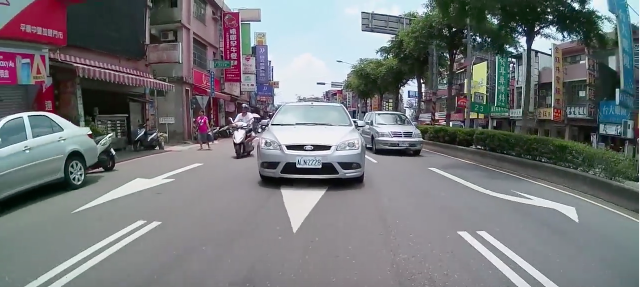
#> input picture focal_length_calculation/50cut.png, 640 x 287 px
$ python dist_est.py   (Python 2 division)   (older library calls are emulated)
#> lines starting #> are read from the running program, lines starting #| are printed output that depends on the picture; after the words box and inside, x2 and y2 are one past the last pixel; in counts of white or black regions, pixels touching at a corner belong together
# -*- coding: utf-8 -*-

import numpy as np
import cv2
from math import pi
print(cv2.__version__)

def hough_line(image):
    gray = cv2.cvtColor(image, cv2.COLOR_BGR2GRAY)
    edges = cv2.Canny(gray, 100, 200)
    lines = cv2.HoughLinesP(edges, 1, pi/2, 2, None, 20, 1);
    edges = cv2.merge((edges, edges, edges))

    for line in lines[0]:
        if(abs(line[0] - line[2]) < 20):
            print line
            pt1 = (line[0],line[1])
            pt2 = (line[2],line[3])
            cv2.line(edges, pt1, pt2, (0,0,255), 3)

    return edges

def find_cars(img):
    cascade_src = 'cars.xml'

    car_cascade = cv2.CascadeClassifier(cascade_src)

    gray = cv2.cvtColor(img, cv2.COLOR_BGR2GRAY)

    cars = car_cascade.detectMultiScale(gray, 1.1, 1)

    return cars

    # [23 lines of commented-out code are left out]


def distance_to_camera(knownWidth, focalLength, perWidth):
    # compute and return the distance from the maker to the camera
    return (knownWidth * focalLength) / perWidth


# initialize the known distance from the camera to the object
KNOWN_DISTANCE = 2.0 # unit: m

# initialize the known object width, which in this case, is the width of a car
KNOWN_WIDTH = 1.8 # unit: m

# initialize the list of images that we'll be using
# IMAGE_PATHS = ["images/2ft.png", "images/3ft.png", "images/4ft.png"]
IMAGE_PATHS = ["50cut.png", "52cut.png"]

# load the first image that contains an object that is KNOWN TO BE 2 feet
# from our camera, then find the paper marker in the image, and initialize
# the focal length
image = cv2.imread(IMAGE_PATHS[0])
#> image is the input picture: shape (287, 640, 3); mean B, G, R 121.5, 119, 116.6
cars = find_cars(image)
#> in find_cars, `gray = cv2.cvtColor(img, cv2.COLOR_BGR2GRAY)`:
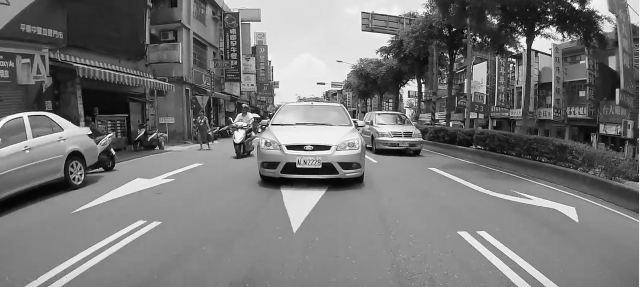
#> gray: shape (287, 640); min 1, max 255, mean 118.5
#> in find_cars, `cars = car_cascade.detectMultiScale(gray, 1.1, 1)`: cars = [[355, 96, 87, 87], [208, 44, 201, 201]]
#> cars = [[355, 96, 87, 87], [208, 44, 201, 201]]
focalLength = (cars[0][2] * KNOWN_DISTANCE) / KNOWN_WIDTH
#> focalLength = 96.67

""" VIDEO """
# [36 lines of commented-out code are left out]


""" IMAGE """
crop_x_start = 150
crop_x_end = 430

# loop over the images
for imagePath in IMAGE_PATHS:
    # load the image, find the marker in the image, then compute the
    # distance to the marker from the camera
    image = cv2.imread(imagePath)
    cars = find_cars(image)
    meters = distance_to_camera(KNOWN_WIDTH, focalLength, cars[0][2])
#> meters = 2

    # draw a bounding box around the image and display it
    # for (x,y,w,h) in cars:
    #     cv2.rectangle(image,(x,y),(x+w,y+h),(0,0,255),2)
    car_x, car_y, car_w, car_h = cars[1]
#> car_x = 208; car_y = 44; car_w = 201; car_h = 201
    car = cars[1]
#> car = [208, 44, 201, 201]
    x = car[0]
#> x = 208
    y = car[1]
#> y = 44
    w = car[2]
#> w = 201
    h = car[3]
#> h = 201
    cv2.rectangle(image,(x,y),(x+w,y+h),(0,0,255),2)
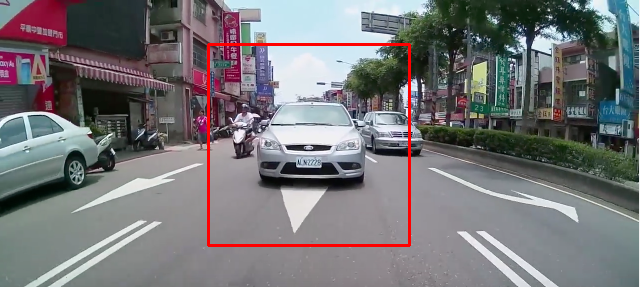
#> image: shape (287, 640, 3); 1.31% of pixels changed, all inside (x1, y1, x2, y2) = (207, 43, 411, 247)

    car_pic = image[y : y + h, x : x + w]
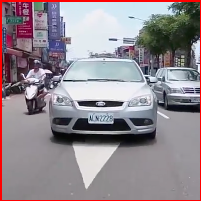
#> car_pic: shape (201, 201, 3); mean B, G, R 143.8, 136.9, 145.7
    sub_img = hough_line(car_pic)
#> in hough_line, `gray = cv2.cvtColor(image, cv2.COLOR_BGR2GRAY)`:
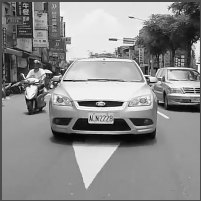
#> gray: shape (201, 201); min 1, max 255, mean 140.3
#> in hough_line, `edges = cv2.Canny(gray, 100, 200)`:
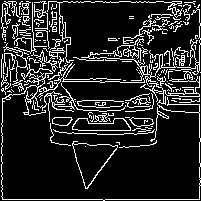
#> edges: shape (201, 201); 15.1% white in thin lines or dots
#> in hough_line, `lines = cv2.HoughLinesP(edges, 1, pi/2, 2, None, 20, 1);`: lines = 20 rows, first 6: [2, 199, 102, 199], [169, 71, 169, 51], [199, 162, 199, 142], [63, 79, 89, 79], [168, 93, 198, 93], [172, 81, 197, 81]
#> in hough_line, `edges = cv2.merge((edges, edges, edges))`: edges: shape (201, 201, 3); 15.1% white in thin lines or dots
#> the loop in hough_line, `for line in lines[0]:` made 1 pass
    image[y : y + h, crop_x_start+car_x : crop_x_start+car_x+car_w] = sub_img
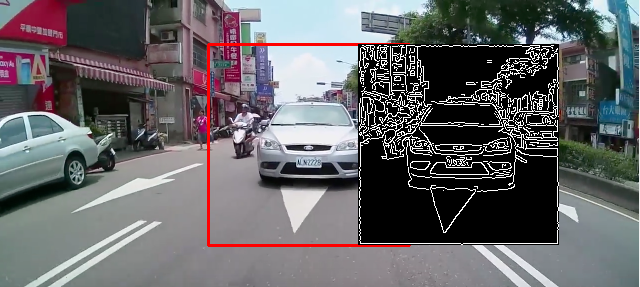
#> image: shape (287, 640, 3); mean B, G, R 103.7, 101.3, 102

    # box = np.int0(cv2.cv.BoxPoints(marker))
    # cv2.drawContours(image, [box], -1, (0, 255, 0), 2)

    # cv2.putText(image, "%.2fm" % meters,
    #     (image.shape[1] - 200, image.shape[0] - 20), cv2.FONT_HERSHEY_SIMPLEX,
    #     2.0, (0, 255, 0), 3)
    cv2.putText(image, "%.2fm" % meters,
        (x, y+h), cv2.FONT_HERSHEY_SIMPLEX,
        0.8, (0, 255, 0), 2)
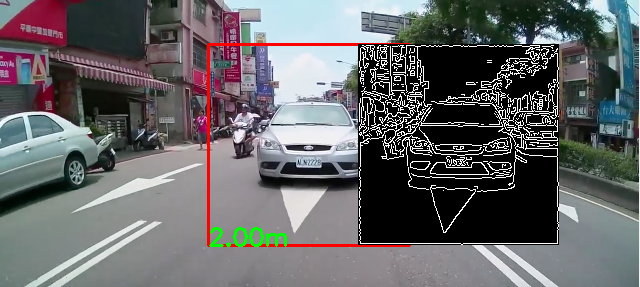
#> image: shape (287, 640, 3); 0.32% of pixels changed, all inside (x1, y1, x2, y2) = (209, 227, 287, 247)

    cv2.imshow("image", sub_img)
    cv2.waitKey(0)
#> pass 2 of the loop `for imagePath in IMAGE_PATHS:`:
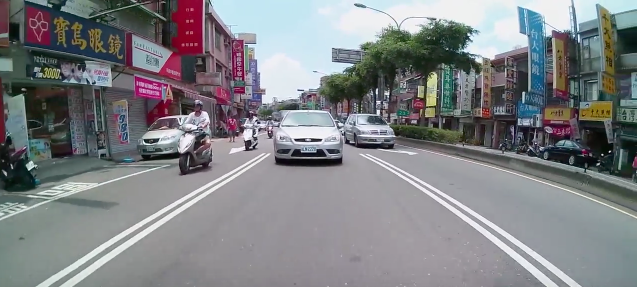
#> input picture focal_length_calculation/52cut.png, 637 x 287 px
#> image is the input picture: shape (287, 637, 3); mean B, G, R 132.8, 129.6, 127.7
#> in find_cars (call 3), `gray = cv2.cvtColor(img, cv2.COLOR_BGR2GRAY)`:
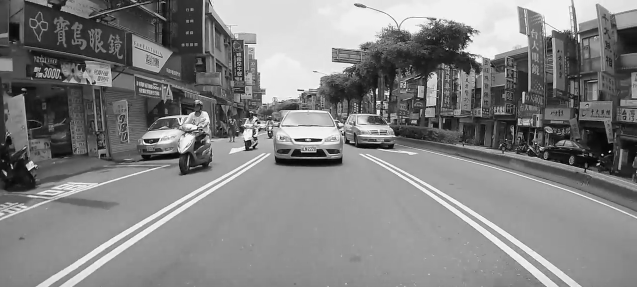
#> gray: shape (287, 637); min 0, max 255, mean 129.4
#> in find_cars (call 3), `cars = car_cascade.detectMultiScale(gray, 1.1, 1)`: cars = [[166, 146, 40, 40], [42, 120, 41, 41], [333, 84, 93, 93], [244, 84, 121, 121], [119, 87, 109, 109]]
#> meters = 4.35
#> car_x = 42; car_y = 120; car_w = 41
#> car = [42, 120, 41, 41]
#> x = 42
#> y = 120
#> w = 41
#> car_pic: shape (41, 41, 3)
#> in hough_line (call 2), `edges = cv2.Canny(gray, 100, 200)`:
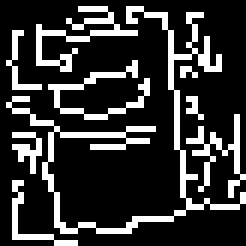
#> edges: shape (41, 41) (shown 6 times larger); 20.5% white in thin lines or dots
#> lines = None
#> (the run stopped early here; a loop or call above may not have finished)
